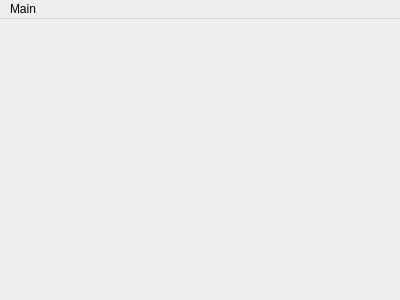
<?xml version="1.0" encoding="UTF-8"?>
<ui version="4.0">
 <class>MainWindow</class>
 <widget class="QMainWindow" name="MainWindow">
  <property name="geometry">
   <rect>
    <x>0</x>
    <y>0</y>
    <width>400</width>
    <height>300</height>
   </rect>
  </property>
  <property name="windowTitle">
   <string>ImageViewer</string>
  </property>
  <widget class="QWidget" name="centralWidget">
   <layout class="QHBoxLayout" name="horizontalLayout">
    <item>
     <widget class="ImageView" name="widget" native="true"/>
    </item>
   </layout>
  </widget>
  <widget class="QMenuBar" name="menuBar">
   <property name="geometry">
    <rect>
     <x>0</x>
     <y>0</y>
     <width>400</width>
     <height>21</height>
    </rect>
   </property>
   <widget class="QMenu" name="menuMain">
    <property name="title">
     <string>Main</string>
    </property>
    <addaction name="actionExit"/>
   </widget>
   <addaction name="menuMain"/>
  </widget>
  <action name="actionExit">
   <property name="text">
    <string>Exit</string>
   </property>
  </action>
 </widget>
 <layoutdefault spacing="6" margin="11"/>
 <customwidgets>
  <customwidget>
   <class>ImageView</class>
   <extends>QWidget</extends>
   <header>imageview.h</header>
   <container>1</container>
  </customwidget>
 </customwidgets>
 <resources/>
 <connections>
  <connection>
   <sender>actionExit</sender>
   <signal>triggered()</signal>
   <receiver>MainWindow</receiver>
   <slot>close()</slot>
   <hints>
    <hint type="sourcelabel">
     <x>199</x>
     <y>149</y>
    </hint>
    <hint type="destinationlabel">
     <x>199</x>
     <y>149</y>
    </hint>
   </hints>
  </connection>
 </connections>
</ui>
